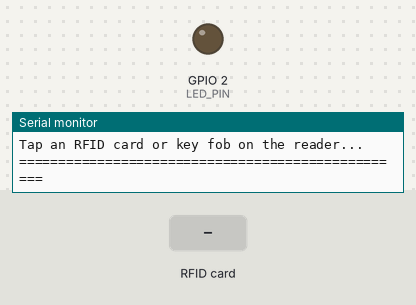
This sketch was run on a simulated ESP32. On the bench: output pins drawn as LEDs (lit = HIGH), the last lines printed to the serial monitor. The test bench sets the inputs (shaded band).

Above: at 2.8 s.
2.9 s: RFID card 5E 7A 19 C4 held to the reader
At 2.97 s:
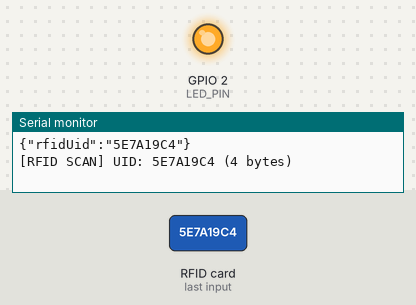
Timing chart, 0 to 5.9 s (numbered marks = the images above; inputs shaded):
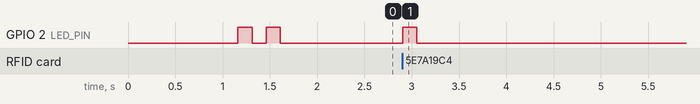

Measured:
- after the input at 2.9 s, GPIO 2 (LED_PIN): LOW → HIGH at once, → LOW 0.15 s later

The sketch:

rfid_reader_esp32.ino
```cpp
/*
 ============================================================================
  EHR Blockchain System - ESP32 DevKit V1 + MFRC522 RFID Card Reader
 ============================================================================
  Hardware Requirements:
    1. ESP32 DevKit V1 (30-pin or 36-pin)
    2. MFRC522 (RC522) RFID Reader Module
    3. 13.56MHz RFID Mifare 1K Card / Key Fob
    4. Micro-USB (or Type-C) Data Cable
    5. Jumper Wires (Female-to-Female)

  CRITICAL WIRING NOTICE:
    Power the MFRC522 with 3.3V ONLY! Connecting to 5V or VIN will permanently
    damage the MFRC522 module.

  ESP32 DevKit V1 to MFRC522 SPI Pinout:
    -----------------------------------------------------
    MFRC522 Pin     ESP32 DevKit V1 Pin     Description
    -----------------------------------------------------
    3.3V (VCC)  --> 3V3 (3.3V)              Power (NOT 5V/VIN!)
    RST         --> GPIO 22                 Reset Pin
    GND         --> GND                     Ground
    IRQ         --> (Unconnected)           Not needed
    MISO        --> GPIO 19                 SPI MISO (VSPI)
    MOSI        --> GPIO 23                 SPI MOSI (VSPI)
    SCK         --> GPIO 18                 SPI Clock (VSPI)
    SDA (SS)    --> GPIO 5                  SPI Slave Select
    -----------------------------------------------------

  Features:
    - Direct USB Serial output formatted as JSON {"rfidUid":"..."} for React Web Serial API
    - Automatic card debounce (prevents multiple scans if card is held on reader)
    - Visual feedback using onboard LED (GPIO 2)
    - Optional Wi-Fi HTTP direct POST to Express backend (if Wi-Fi credentials configured)
 ============================================================================
*/

#include <SPI.h>
#include <MFRC522.h>
#include <WiFi.h>
#include <HTTPClient.h>

// -------------------------------------------------------------
// Pin Definitions (Standard ESP32 VSPI)
// -------------------------------------------------------------
#define SS_PIN    5    // ESP32 GPIO 5  -> MFRC522 SDA (SS)
#define RST_PIN   22   // ESP32 GPIO 22 -> MFRC522 RST
#define LED_PIN   2    // ESP32 Onboard LED (GPIO 2)

// -------------------------------------------------------------
// Optional Wi-Fi Configuration
// (Leave WIFI_SSID empty "" to use pure USB Serial mode)
// -------------------------------------------------------------
const char* WIFI_SSID     = "";                   // Enter Wi-Fi Name (optional)
const char* WIFI_PASSWORD = "";                   // Enter Wi-Fi Password (optional)
const char* BACKEND_URL   = "http://192.168.1.100:5000/api/rfid/scan"; // Change to your PC's LAN IP if using Wi-Fi

// -------------------------------------------------------------
// MFRC522 Instance
// -------------------------------------------------------------
MFRC522 rfid(SS_PIN, RST_PIN);

// Debounce timer: prevent duplicate scans within this window
unsigned long lastScanTime = 0;
const unsigned long DEBOUNCE_DELAY_MS = 2000;
String lastScannedUid = "";

// -------------------------------------------------------------
// Function Prototypes
// -------------------------------------------------------------
void sendRfidOverWifi(String uid);
void blinkLed(int times, int delayMs);

void setup() {
  // Initialize Serial Monitor / USB Serial at 115200 baud
  Serial.begin(115200);
  delay(1000);

  pinMode(LED_PIN, OUTPUT);
  digitalWrite(LED_PIN, LOW);

  Serial.println();
  Serial.println("==================================================");
  Serial.println(" EHR Blockchain - ESP32 RFID Reader Initializing ");
  Serial.println("==================================================");

  // Initialize SPI bus with standard ESP32 VSPI pins:
  // SCK = 18, MISO = 19, MOSI = 23, SS = 5
  SPI.begin(18, 19, 23, SS_PIN);

  // Initialize MFRC522 RFID reader
  rfid.PCD_Init();
  delay(100);

  // Verify MFRC522 connection
  byte v = rfid.PCD_ReadRegister(rfid.VersionReg);
  Serial.print("MFRC522 Firmware Version: 0x");
  Serial.println(v, HEX);

  if (v == 0x00 || v == 0xFF) {
    Serial.println("ERROR: MFRC522 reader NOT found!");
    Serial.println("Check 3.3V power, GND, and SPI jumper wires.");
    // Fast continuous blink to indicate hardware error
    for (int i = 0; i < 6; i++) {
      digitalWrite(LED_PIN, HIGH);
      delay(100);
      digitalWrite(LED_PIN, LOW);
      delay(100);
    }
  } else {
    Serial.println("SUCCESS: MFRC522 RFID Reader Ready.");
    Serial.println("Ready to scan 13.56MHz RFID cards.");
    blinkLed(2, 150);
  }

  // Connect to Wi-Fi if credentials are provided
  if (strlen(WIFI_SSID) > 0) {
    Serial.print("Connecting to Wi-Fi: ");
    Serial.println(WIFI_SSID);
    WiFi.begin(WIFI_SSID, WIFI_PASSWORD);

    int attempts = 0;
    while (WiFi.status() != WL_CONNECTED && attempts < 20) {
      delay(500);
      Serial.print(".");
      attempts++;
    }
    Serial.println();

    if (WiFi.status() == WL_CONNECTED) {
      Serial.print("Wi-Fi Connected! IP Address: ");
      Serial.println(WiFi.localIP());
      blinkLed(3, 100);
    } else {
      Serial.println("Wi-Fi connection timed out. Falling back to USB Serial mode.");
    }
  } else {
    Serial.println("Operating Mode: Pure USB Serial Mode (Web Serial API).");
  }

  Serial.println("==================================================");
  Serial.println("Tap an RFID card or key fob on the reader...");
  Serial.println("==================================================");
}

void loop() {
  // Check if a new card is present on the reader
  if (!rfid.PICC_IsNewCardPresent()) {
    delay(50);
    return;
  }

  // Attempt to read the card serial
  if (!rfid.PICC_ReadCardSerial()) {
    delay(50);
    return;
  }

  // Convert UID bytes to uppercase Hexadecimal String
  String cardUid = "";
  for (byte i = 0; i < rfid.uid.size; i++) {
    if (rfid.uid.uidByte[i] < 0x10) {
      cardUid += "0";
    }
    cardUid += String(rfid.uid.uidByte[i], HEX);
  }
  cardUid.toUpperCase();

  // Debounce check: Avoid spamming if card stays on reader
  unsigned long now = millis();
  if (cardUid == lastScannedUid && (now - lastScanTime) < DEBOUNCE_DELAY_MS) {
    // Halt card and exit
    rfid.PICC_HaltA();
    rfid.PCD_StopCrypto1();
    return;
  }

  lastScanTime = now;
  lastScannedUid = cardUid;

  // Visual feedback: Turn on LED during scan
  digitalWrite(LED_PIN, HIGH);

  // 1. Output clean JSON to USB Serial for React Web Serial API
  // Format: {"rfidUid":"B34A2C19"}
  Serial.print("{\"rfidUid\":\"");
  Serial.print(cardUid);
  Serial.println("\"}");

  // Also print human-readable log (for Arduino Serial Monitor debugging)
  Serial.print("[RFID SCAN] UID: ");
  Serial.print(cardUid);
  Serial.print(" (");
  Serial.print(rfid.uid.size);
  Serial.println(" bytes)");

  // 2. Optional: If Wi-Fi is connected, send HTTP POST to Express backend
  if (WiFi.status() == WL_CONNECTED && strlen(BACKEND_URL) > 0) {
    sendRfidOverWifi(cardUid);
  }

  // Visual feedback: Turn off LED after scan
  delay(150);
  digitalWrite(LED_PIN, LOW);

  // Halt PICC to stop re-reading until removed
  rfid.PICC_HaltA();
  rfid.PCD_StopCrypto1();

  delay(200);
}

// -------------------------------------------------------------
// Optional Wi-Fi HTTP POST to Backend
// -------------------------------------------------------------
void sendRfidOverWifi(String uid) {
  HTTPClient http;
  http.begin(BACKEND_URL);
  http.addHeader("Content-Type", "application/json");

  String payload = "{\"rfidUid\":\"" + uid + "\"}";
  int httpResponseCode = http.POST(payload);

  if (httpResponseCode > 0) {
    Serial.print("[Wi-Fi POST] Server Response: ");
    Serial.println(httpResponseCode);
    String response = http.getString();
    Serial.print("[Wi-Fi POST] Payload: ");
    Serial.println(response);
  } else {
    Serial.print("[Wi-Fi POST] Failed. Error: ");
    Serial.println(http.errorToString(httpResponseCode).c_str());
  }

  http.end();
}

// -------------------------------------------------------------
// Helper: Blink Onboard LED
// -------------------------------------------------------------
void blinkLed(int times, int delayMs) {
  for (int i = 0; i < times; i++) {
    digitalWrite(LED_PIN, HIGH);
    delay(delayMs);
    digitalWrite(LED_PIN, LOW);
    if (i < times - 1) delay(delayMs);
  }
}
```
